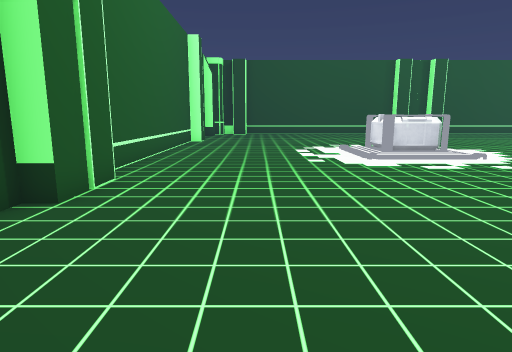
[1] (above)

20 first-person views from a walk through a Unity game level. The camera is 1.4 m above the floor, tilts 10° down and sees 75° across. The floor is counted in squares, 1 m on a side. Each view is taken from the middle of a square. On the plan, view 1 faces up. The plan holds only what a view shows up to about 15 squares ahead; the rest is blank. The place goes on beyond the plan. The player is left out. Some surface patterns are stand-ins.

[2]
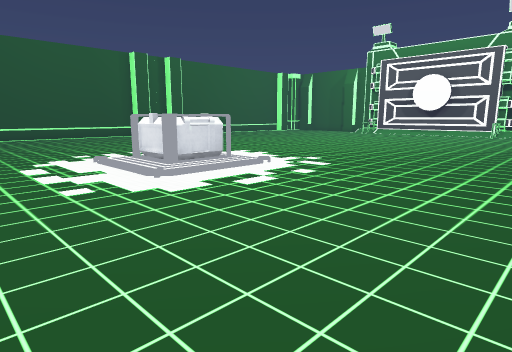

[3]
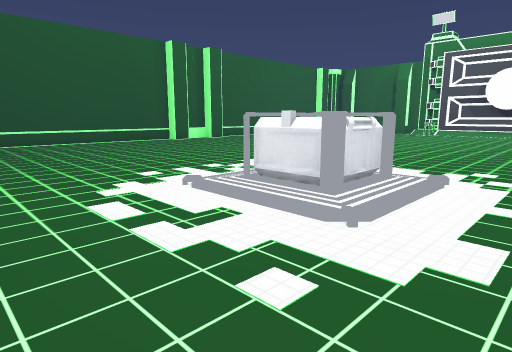

[4]
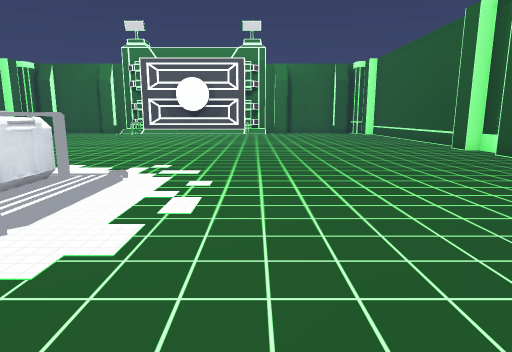

[5]
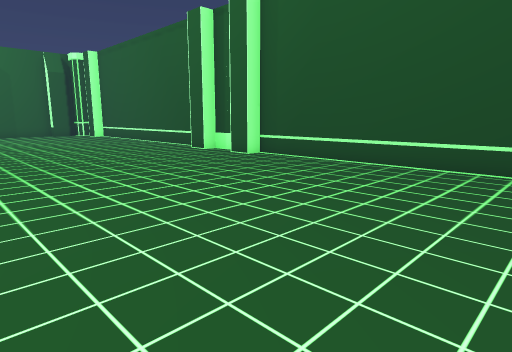

[6]
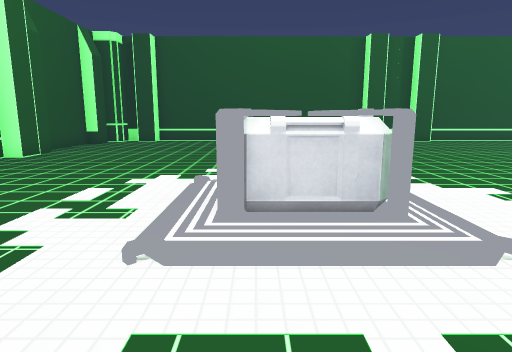

[7]
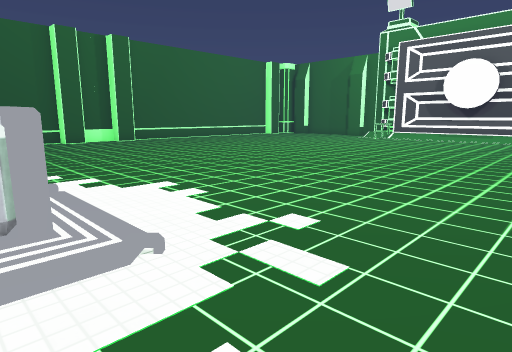

[8]
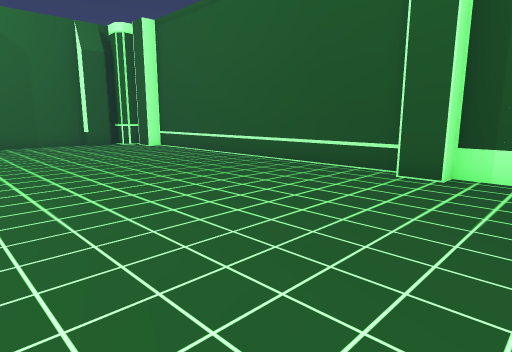

[9]
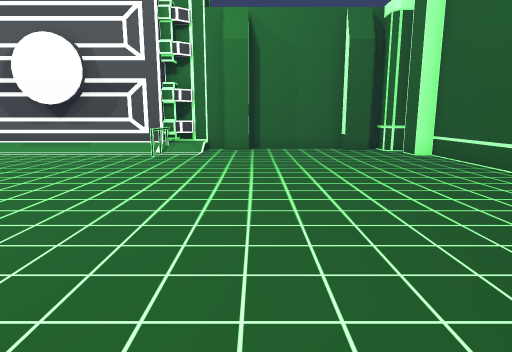

[10]
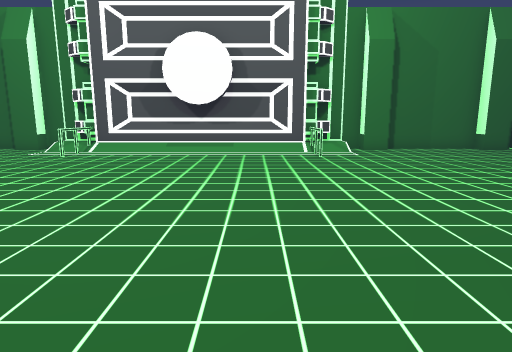

[11]
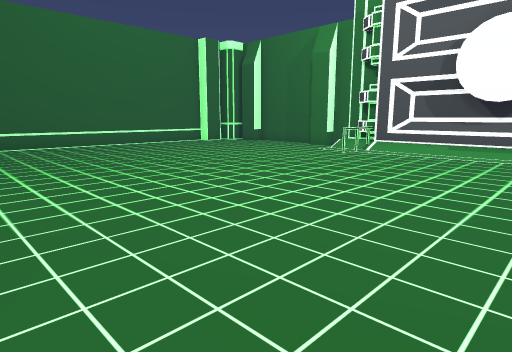

[12]
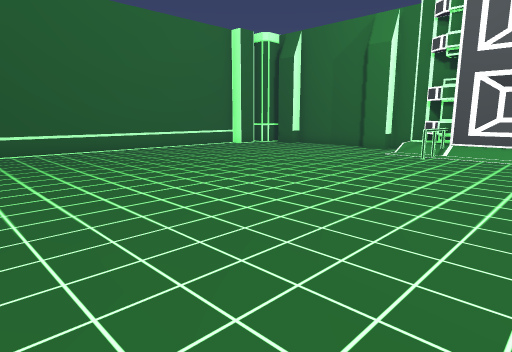

[13]
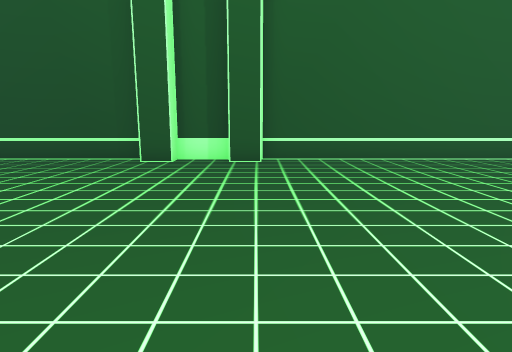

[14]
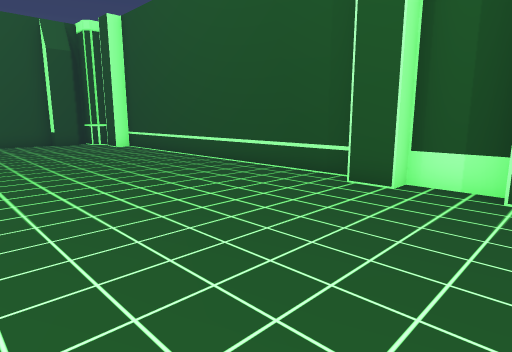

[15]
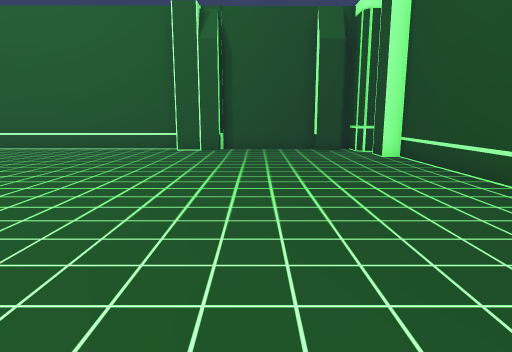

[16]
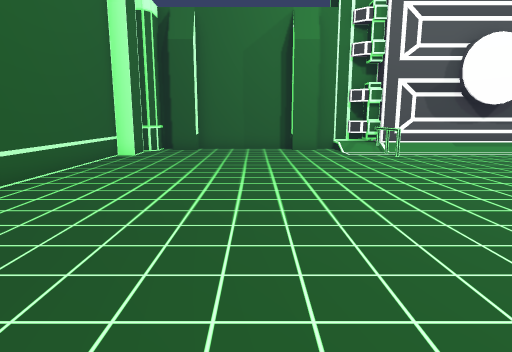

[17]
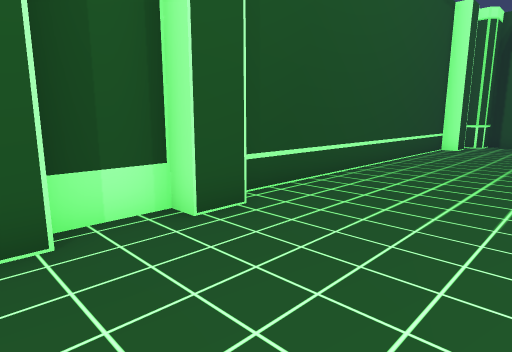

[18]
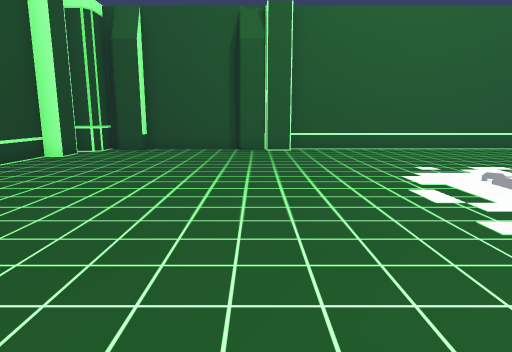

[19]
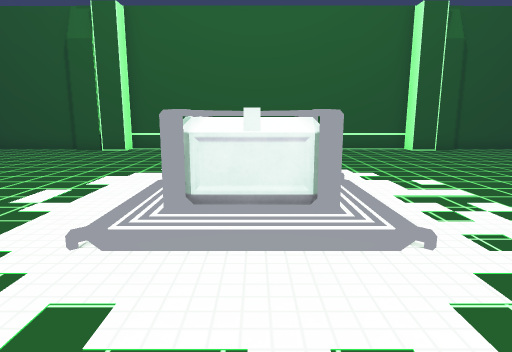

[20]
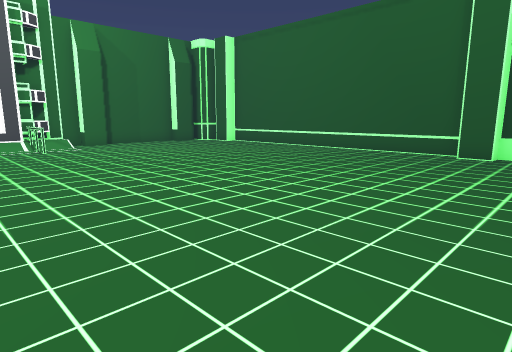

### Floor plan
Points are (right, up) in squares from view 1. A wall is a line through its corners. A room is listed if a view was taken in it or the views show most of it. See-through windows are left out.
Room 1 (views 1, 2, 3, 4, 5, 6, 7, 8, 9, 10, 11, 12, 13, 14, 15, 16, 17, 18, 19, 20)
walls: (12.4, 27.5) (11.3, 27.5); (15.3, -1.5) (27.3, -1.5) (27.3, -0.9) (28.4, -0.9); (15.3, 27.5) (14.1, 27.5); (14.1, 28.1) (12.4, 28.1); (11.1, 28.1) (-0.8, 28.1); (29.1, 9.6) (29.4, 10.4); (29.4, 10) (29.4, 16.8); (29, 17.7) (29.4, 17.7) (29.4, 18.3); (29.1, 8.5) (29.1, 18.4); (29.4, 16.3) (29.1, 17.2); (29.4, 8.4) (29.4, 9); (29.4, 18.4) (29.8, 19); (29.8, 7.7) (29.4, 8.2); (30, 18.3) (30, 20.4); (29.4, 20.4) (29.4, 21.4); (29.4, 5.3) (29.4, 6.4); (30, 6.4) (30, 8.4); (30, 21.4) (30, 25.6); (-0.8, 27.5) (-1.9, 27.5); (-1.9, -0.9) (-0.8, -0.9) (-0.8, -1.5) (11.3, -1.5) (11.3, -0.9) (12.4, -0.9) (12.4, -1.5) (14.1, -1.5) (14.1, -0.9) (15.3, -0.9); (29.4, 25.6) (29.4, 26.6); (30, 1.2) (30, 5.4); (28.9, -0.4) (30, -0.4) (30, 0); (27.3, 28.1) (15.1, 28.1); (29.4, 0.1) (29.4, 1.2); (28.8, -0.8) (29.2, -0.4); (-3.2, 26.6) (-3.2, 25.6) (-3.8, 25.6) (-3.8, 21.4) (-3.2, 21.4) (-3.2, 19.6) (-3.8, 19.6) (-3.8, 7.5) (-3.2, 7.5) (-3.2, 5.3) (-3.8, 5.3) (-3.8, 1.2) (-3.2, 1.2) (-3.2, 0.1); (28.4, 27.5) (27.3, 27.5); (-3.8, 0) (-3.8, -0.4) (-2.9, -0.4) (-2.6, -0.7); (-2.6, 27.5) (-2.9, 27.1); (-2.6, 27.9) (-2.6, 27.1); (-3.8, 27.1) (-3.8, 26.8); (30, 27.1) (29.1, 27.1) (28.9, 27.4)
objects: other object (5, 12) to (7, 14); other object (28, 9); other object (28, 18)

Where each view was taken, in squares from view 1:
view 1: 0 up, 0 right, facing up
view 2: 4 up, 0 right, facing up-right
view 3: 9 up, 0 right, facing up-right
view 4: 8 up, 0 right, facing right
view 5: 8 up, 2 right, facing down-right
view 6: 8 up, 5 right, facing up
view 7: 8 up, 6 right, facing up-right
view 8: 7 up, 12 right, facing down-right
view 9: 5 up, 15 right, facing right
view 10: 11 up, 15 right, facing right
view 11: 11 up, 15 right, facing up-right
view 12: 14 up, 15 right, facing up-right
view 13: 17 up, 15 right, facing up
view 14: 21 up, 15 right, facing up-left
view 15: 23 up, 11 right, facing left
view 16: 23 up, 15 right, facing right
view 17: 3 up, 15 right, facing down-left
view 18: 6 up, 11 right, facing left
view 19: 13 up, 11 right, facing left
view 20: 12 up, 12 right, facing down-right
